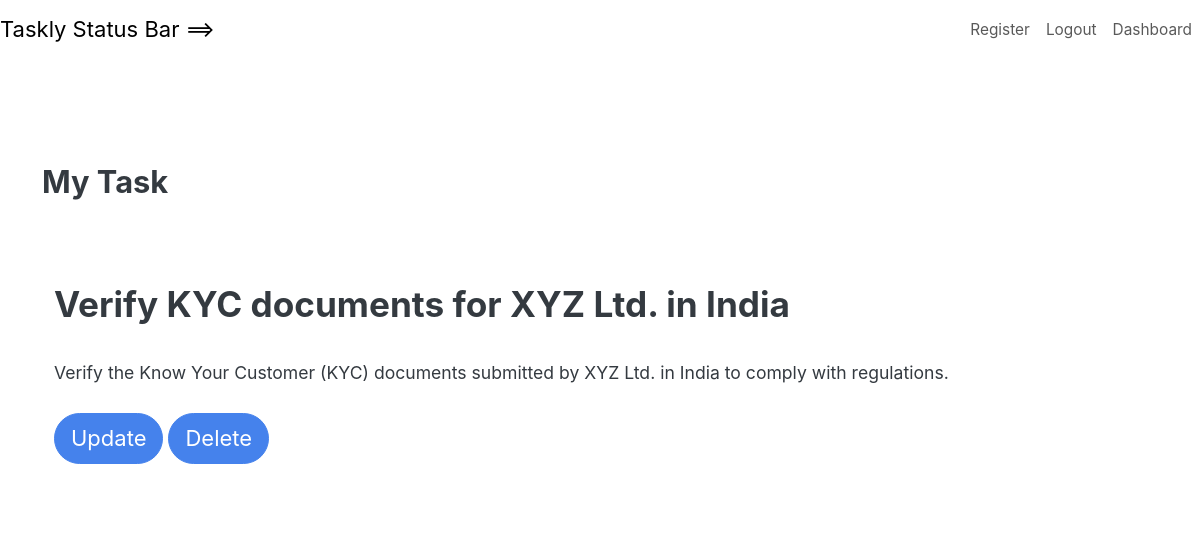
The app's page /view_task/17/ (signed in) with its own data.
### taskly/models.py (models this page shows, shortened)
class Task(models.Model):
    title = models.CharField(max_length=100, null=True)
    content = models.CharField(max_length=1000, null=True, blank=True)
    date_posted = models.DateTimeField(auto_now_add=True, null=True)
    due_date = models.DateTimeField(null=True)
    user = models.ForeignKey(User, on_delete=models.CASCADE, null=True)

### taskly/views.py (the view)
# urls.py: path('view_task/<str:pk>/', views.view_task, name='view_task'),
@login_required(login_url='my_login')
def view_task(request, pk):
    task = get_object_or_404(Task, pk=pk)
    context = {'task': task}
    return render(request, 'viewTask.html', context=context)

### taskly/templates/viewTask.html
{% extends "base.html" %}
{% load static %}
{% load crispy_forms_tags %}
{% block content %}
        <br><br><h3 style="align-content: center">My Task</h3><br>
        <div class="backdrop">
         <div class="container  bg-white shadow-md py-5 form-layout">
             <h2>{{ task.title }}</h2><br>
             {{ task.content }}<br><br>
             <a href="{% url 'taskly:update_task' task.id %}" class="btn btn-primary btn-lg">Update</a>
             <a href="{% url 'taskly:delete_task' task.id %}" class="btn btn-primary btn-lg">Delete</a>
         </div>
         <br><br>
        </div>
             <br><br>
{% endblock content %}

### records on screen
Task: title "Verify KYC documents for XYZ Ltd. in India", content "Verify the Know Your Customer (KYC) documents submitted by XYZ Ltd. in India to comply with regulations."
